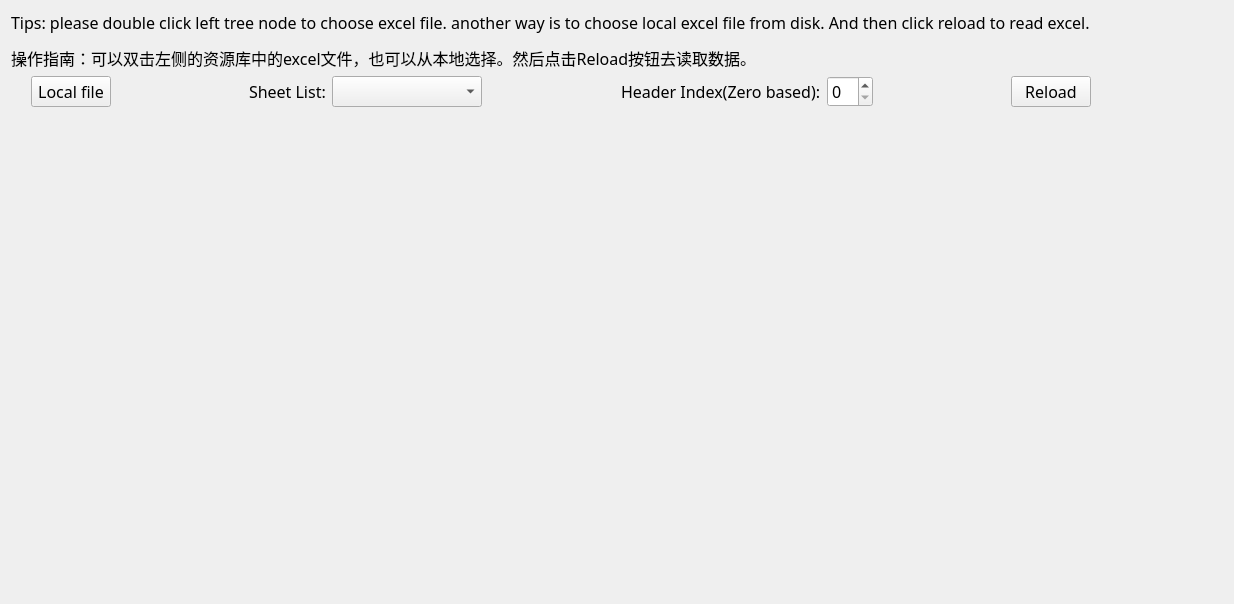
<?xml version="1.0" encoding="UTF-8"?>
<ui version="4.0">
 <class>ExcelProcess</class>
 <widget class="QWidget" name="ExcelProcess">
  <property name="geometry">
   <rect>
    <x>0</x>
    <y>0</y>
    <width>1234</width>
    <height>604</height>
   </rect>
  </property>
  <property name="windowTitle">
   <string>Form</string>
  </property>
  <property name="styleSheet">
   <string notr="true">

/*===================================== Tab =================================*/
QTabWidget#tabWidget{
    background:transparent;
}
QTabWidget::pane{
    border-top: 1px solid;
    border-color: transparent;
    top:-1px;
}
QTabBar::tab {
    min-width:85px;
    min-height:16px;
    color: #FFFFFF;
    border: 1px solid #e2e2e2; 
    font:10px &quot;Microsoft YaHei&quot; ;
}
QTabBar::tab:selected{
    min-width:85px;
    min-height:18px;
    color: #000;
    border: 0px solid;
    background:#00fffb;
    font:12px &quot;Microsoft YaHei&quot; ;
}</string>
  </property>
  <layout class="QVBoxLayout" name="verticalLayout">
   <item>
    <widget class="QLabel" name="label_3">
     <property name="font">
      <font>
       <family>Microsoft YaHei</family>
       <pointsize>12</pointsize>
       <weight>3</weight>
       <italic>false</italic>
       <bold>false</bold>
      </font>
     </property>
     <property name="styleSheet">
      <string notr="true">font: 25 12pt &quot;Microsoft YaHei&quot;;</string>
     </property>
     <property name="text">
      <string>&lt;html&gt;&lt;head/&gt;&lt;body&gt;&lt;p&gt;Tips:  please double click left tree node to choose excel file. another way is to choose local excel file from disk. And then click reload to read excel.&lt;/p&gt;&lt;p&gt;操作指南：可以双击左侧的资源库中的excel文件，也可以从本地选择。然后点击Reload按钮去读取数据。&lt;/p&gt;&lt;/body&gt;&lt;/html&gt;</string>
     </property>
    </widget>
   </item>
   <item>
    <layout class="QHBoxLayout" name="horizontalLayout">
     <property name="leftMargin">
      <number>20</number>
     </property>
     <item>
      <widget class="QPushButton" name="btnChooseFile">
       <property name="font">
        <font>
         <family>Microsoft YaHei</family>
         <pointsize>12</pointsize>
        </font>
       </property>
       <property name="text">
        <string>Local file</string>
       </property>
       <property name="icon">
        <iconset>
         <normaloff>res/excel.png</normaloff>res/excel.png</iconset>
       </property>
      </widget>
     </item>
     <item>
      <spacer name="horizontalSpacer_4">
       <property name="orientation">
        <enum>Qt::Horizontal</enum>
       </property>
       <property name="sizeHint" stdset="0">
        <size>
         <width>40</width>
         <height>20</height>
        </size>
       </property>
      </spacer>
     </item>
     <item>
      <widget class="QLabel" name="label">
       <property name="font">
        <font>
         <family>Microsoft YaHei</family>
         <pointsize>12</pointsize>
         <weight>3</weight>
         <italic>false</italic>
         <bold>false</bold>
        </font>
       </property>
       <property name="styleSheet">
        <string notr="true">font: 25 12pt &quot;Microsoft YaHei&quot;;</string>
       </property>
       <property name="text">
        <string>Sheet List:</string>
       </property>
      </widget>
     </item>
     <item>
      <widget class="QComboBox" name="comboSheet">
       <property name="minimumSize">
        <size>
         <width>150</width>
         <height>0</height>
        </size>
       </property>
       <property name="font">
        <font>
         <family>Microsoft YaHei</family>
         <pointsize>12</pointsize>
        </font>
       </property>
      </widget>
     </item>
     <item>
      <spacer name="horizontalSpacer">
       <property name="orientation">
        <enum>Qt::Horizontal</enum>
       </property>
       <property name="sizeHint" stdset="0">
        <size>
         <width>40</width>
         <height>20</height>
        </size>
       </property>
      </spacer>
     </item>
     <item>
      <widget class="QLabel" name="label_2">
       <property name="font">
        <font>
         <family>Microsoft YaHei</family>
         <pointsize>12</pointsize>
         <weight>3</weight>
         <italic>false</italic>
         <bold>false</bold>
        </font>
       </property>
       <property name="styleSheet">
        <string notr="true">font: 25 12pt &quot;Microsoft YaHei&quot;;</string>
       </property>
       <property name="text">
        <string>Header Index(Zero based):</string>
       </property>
      </widget>
     </item>
     <item>
      <widget class="QSpinBox" name="spinHeaderIndex">
       <property name="font">
        <font>
         <family>Microsoft YaHei</family>
         <pointsize>12</pointsize>
        </font>
       </property>
      </widget>
     </item>
     <item>
      <spacer name="horizontalSpacer_2">
       <property name="orientation">
        <enum>Qt::Horizontal</enum>
       </property>
       <property name="sizeHint" stdset="0">
        <size>
         <width>40</width>
         <height>20</height>
        </size>
       </property>
      </spacer>
     </item>
     <item>
      <widget class="QPushButton" name="btnReload">
       <property name="font">
        <font>
         <family>Microsoft YaHei</family>
         <pointsize>12</pointsize>
        </font>
       </property>
       <property name="text">
        <string>Reload</string>
       </property>
       <property name="icon">
        <iconset>
         <normaloff>res/refresh.png</normaloff>res/refresh.png</iconset>
       </property>
      </widget>
     </item>
     <item>
      <spacer name="horizontalSpacer_3">
       <property name="orientation">
        <enum>Qt::Horizontal</enum>
       </property>
       <property name="sizeHint" stdset="0">
        <size>
         <width>40</width>
         <height>20</height>
        </size>
       </property>
      </spacer>
     </item>
    </layout>
   </item>
   <item>
    <widget class="QTabWidget" name="tabWidget">
     <property name="font">
      <font>
       <family>Microsoft YaHei</family>
       <pointsize>12</pointsize>
      </font>
     </property>
     <property name="tabShape">
      <enum>QTabWidget::Rounded</enum>
     </property>
     <property name="currentIndex">
      <number>-1</number>
     </property>
     <property name="tabsClosable">
      <bool>true</bool>
     </property>
    </widget>
   </item>
  </layout>
 </widget>
 <resources/>
 <connections/>
</ui>
